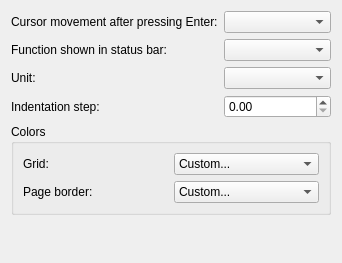
<ui version="4.0" >
 <class>InterfaceOptionsWidget</class>
 <widget class="QWidget" name="InterfaceOptionsWidget" >
  <property name="geometry" >
   <rect>
    <x>0</x>
    <y>0</y>
    <width>342</width>
    <height>263</height>
   </rect>
  </property>
  <layout class="QGridLayout" name="gridLayout_2" >
   <item row="0" column="0" >
    <widget class="QLabel" name="label" >
     <property name="text" >
      <string>Cursor movement after pressing Enter:</string>
     </property>
     <property name="buddy" >
      <cstring>m_cursorMovement</cstring>
     </property>
    </widget>
   </item>
   <item row="0" column="1" >
    <widget class="KComboBox" name="m_cursorMovement" >
     <property name="whatsThis" >
      <string>When you have selected a cell, pressing the Enter key will move the cell cursor one cell left, right, up or down, as determined by this setting.</string>
     </property>
    </widget>
   </item>
   <item row="1" column="0" >
    <widget class="QLabel" name="label_2" >
     <property name="text" >
      <string>Function shown in status bar:</string>
     </property>
     <property name="buddy" >
      <cstring>m_statusBarFunction</cstring>
     </property>
    </widget>
   </item>
   <item row="1" column="1" >
    <widget class="KComboBox" name="m_statusBarFunction" >
     <property name="whatsThis" >
      <string>This drop down selection box can be used to choose the calculation performed by the Statusbar Summary  function.</string>
     </property>
    </widget>
   </item>
   <item row="2" column="0" >
    <widget class="QLabel" name="label_6" >
     <property name="text" >
      <string>Unit:</string>
     </property>
     <property name="buddy" >
      <cstring>m_unit</cstring>
     </property>
    </widget>
   </item>
   <item row="2" column="1" >
    <widget class="KComboBox" name="m_unit" >
     <property name="whatsThis" >
      <string>Choose the default unit that will be used in your sheets.
Note that you can overwrite the unit for the current sheet using the Format -> Page Layout... dialog.</string>
     </property>
    </widget>
   </item>
   <item row="3" column="0" >
    <widget class="QLabel" name="m_indentationLabel" >
     <property name="text" >
      <string>Indentation step:</string>
     </property>
     <property name="buddy" >
      <cstring>m_indentationStep</cstring>
     </property>
    </widget>
   </item>
   <item row="3" column="1" >
    <widget class="KoUnitDoubleSpinBox" name="m_indentationStep" >
     <property name="whatsThis" >
      <string>Lets you define the amount of indenting used by the Increase Indent and Decrease Indent option in the Format menu.</string>
     </property>
    </widget>
   </item>
   <item row="4" column="0" colspan="2" >
    <widget class="QGroupBox" name="groupBox" >
     <property name="title" >
      <string>Colors</string>
     </property>
     <layout class="QGridLayout" name="gridLayout" >
      <item row="0" column="0" >
       <widget class="QLabel" name="label_4" >
        <property name="text" >
         <string>Grid:</string>
        </property>
        <property name="buddy" >
         <cstring>m_gridColor</cstring>
        </property>
       </widget>
      </item>
      <item row="0" column="1" >
       <widget class="KColorCombo" name="m_gridColor" >
        <property name="whatsThis" >
         <string>Click here to change the grid color ie the color of the borders of each cell.</string>
        </property>
        <item>
         <property name="text" >
          <string>Custom...</string>
         </property>
        </item>
        <item>
         <property name="text" >
          <string/>
         </property>
        </item>
        <item>
         <property name="text" >
          <string/>
         </property>
        </item>
        <item>
         <property name="text" >
          <string/>
         </property>
        </item>
        <item>
         <property name="text" >
          <string/>
         </property>
        </item>
        <item>
         <property name="text" >
          <string/>
         </property>
        </item>
        <item>
         <property name="text" >
          <string/>
         </property>
        </item>
        <item>
         <property name="text" >
          <string/>
         </property>
        </item>
        <item>
         <property name="text" >
          <string/>
         </property>
        </item>
        <item>
         <property name="text" >
          <string/>
         </property>
        </item>
        <item>
         <property name="text" >
          <string/>
         </property>
        </item>
        <item>
         <property name="text" >
          <string/>
         </property>
        </item>
        <item>
         <property name="text" >
          <string/>
         </property>
        </item>
        <item>
         <property name="text" >
          <string/>
         </property>
        </item>
        <item>
         <property name="text" >
          <string/>
         </property>
        </item>
        <item>
         <property name="text" >
          <string/>
         </property>
        </item>
        <item>
         <property name="text" >
          <string/>
         </property>
        </item>
        <item>
         <property name="text" >
          <string/>
         </property>
        </item>
       </widget>
      </item>
      <item row="1" column="0" >
       <widget class="QLabel" name="label_5" >
        <property name="text" >
         <string>Page border:</string>
        </property>
        <property name="buddy" >
         <cstring>m_pageBorderColor</cstring>
        </property>
       </widget>
      </item>
      <item row="1" column="1" >
       <widget class="KColorCombo" name="m_pageBorderColor" >
        <property name="whatsThis" >
         <string>When the View ->Show Page Borders menu item is checked, the page borders are displayed. Click here to choose another color for the borders than the default red.</string>
        </property>
        <item>
         <property name="text" >
          <string>Custom...</string>
         </property>
        </item>
        <item>
         <property name="text" >
          <string/>
         </property>
        </item>
        <item>
         <property name="text" >
          <string/>
         </property>
        </item>
        <item>
         <property name="text" >
          <string/>
         </property>
        </item>
        <item>
         <property name="text" >
          <string/>
         </property>
        </item>
        <item>
         <property name="text" >
          <string/>
         </property>
        </item>
        <item>
         <property name="text" >
          <string/>
         </property>
        </item>
        <item>
         <property name="text" >
          <string/>
         </property>
        </item>
        <item>
         <property name="text" >
          <string/>
         </property>
        </item>
        <item>
         <property name="text" >
          <string/>
         </property>
        </item>
        <item>
         <property name="text" >
          <string/>
         </property>
        </item>
        <item>
         <property name="text" >
          <string/>
         </property>
        </item>
        <item>
         <property name="text" >
          <string/>
         </property>
        </item>
        <item>
         <property name="text" >
          <string/>
         </property>
        </item>
        <item>
         <property name="text" >
          <string/>
         </property>
        </item>
        <item>
         <property name="text" >
          <string/>
         </property>
        </item>
        <item>
         <property name="text" >
          <string/>
         </property>
        </item>
        <item>
         <property name="text" >
          <string/>
         </property>
        </item>
       </widget>
      </item>
     </layout>
    </widget>
   </item>
   <item row="5" column="0" colspan="2" >
    <spacer name="verticalSpacer" >
     <property name="orientation" >
      <enum>Qt::Vertical</enum>
     </property>
     <property name="sizeHint" stdset="0" >
      <size>
       <width>318</width>
       <height>16</height>
      </size>
     </property>
    </spacer>
   </item>
  </layout>
 </widget>
 <customwidgets>
  <customwidget>
   <class>KColorCombo</class>
   <extends>QComboBox</extends>
   <header>kcolorcombo.h</header>
  </customwidget>
  <customwidget>
   <class>KComboBox</class>
   <extends>QComboBox</extends>
   <header>kcombobox.h</header>
  </customwidget>
  <customwidget>
   <class>KoUnitDoubleSpinBox</class>
   <extends>QDoubleSpinBox</extends>
   <header>KoUnitDoubleSpinBox.h</header>
  </customwidget>
 </customwidgets>
 <resources/>
 <connections/>
</ui>
